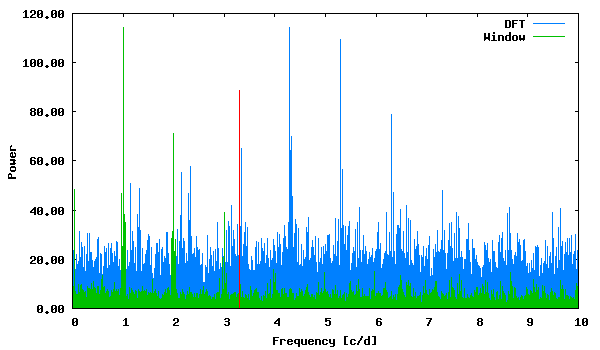

Source code (gnuplot):
set term png size 600,350 medium
set colors classic
set output "phase_lc_13.deeming.png"
set xlabel "Frequency [c/d]"
set ylabel "Power"
set format y "%5.2f"
plot "deeming.periodogram" using 1:2 with lines linecolor 3 title "DFT", "deeming.periodogram" using 1:3 with lines linecolor 2 title "Window", "<echo '3.294928 88.51138263'" with impulses linecolor 1 title ""
 
